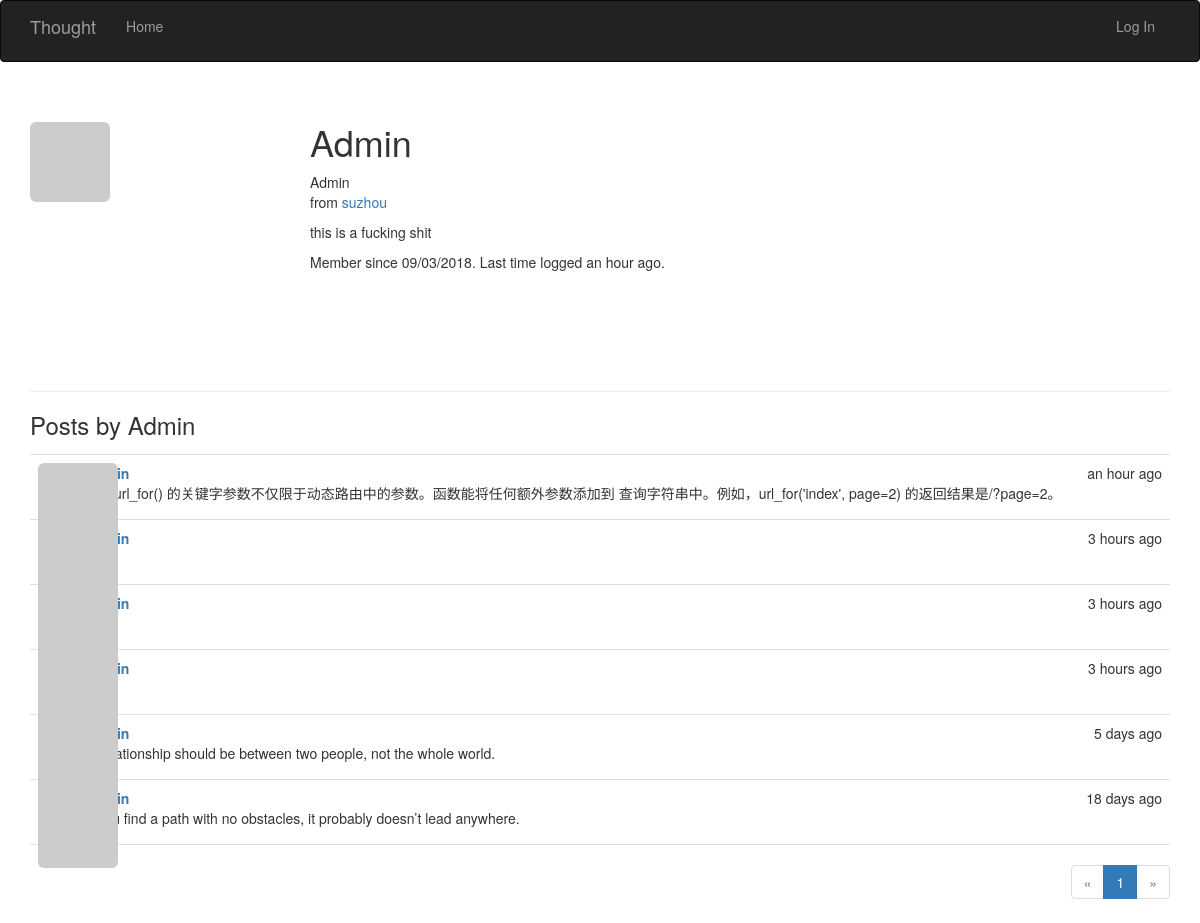
/user/Admin, run on the app's committed database.
### app/models.py (models this page shows, shortened)
class User(UserMixin, db.Model):
    __tablename__ = 'users'
    id = db.Column(db.Integer, primary_key=True)
    email = db.Column(db.String(64), unique=True, index=True)
    username = db.Column(db.String(64), unique=True, index=True)
    password_hash = db.Column(db.String(128))
    role_id = db.Column(db.Integer, db.ForeignKey('roles.id'))
    confirmed = db.Column(db.Boolean, default=False)
    name = db.Column(db.String(64))
    location = db.Column(db.String(64))
    about_me = db.Column(db.Text())
    member_since = db.Column(db.DateTime(), default=datetime.utcnow)
    last_seen = db.Column(db.DateTime(), default=datetime.utcnow)
    avatar_hash = db.Column(db.String(32))
    posts = db.relationship('Post', backref='author', lazy='dynamic')
    @property
    def password(self):
        raise AttributeError('password is not a readable attribute')
    def gravatar_hash(self):
        return hashlib.md5(self.email.lower().encode('utf-8')).hexdigest()
    def gravatar(self, size=100, default='identicon', rating='g'):
        url = 'https://secure.gravatar.com/avatar'
        hash = self.avatar_hash or self.gravatar_hash()
        return '{url}/{hash}?s={size}&d={default}&r={rating}'.format(
            url=url, hash=hash, size=size, default=default, rating=rating)

class Post(db.Model):
    __tablename__ = 'posts'
    id = db.Column(db.Integer, primary_key=True)
    body = db.Column(db.Text)
    timestamp = db.Column(db.DateTime, index=True, default=datetime.utcnow)
    author_id = db.Column(db.Integer, db.ForeignKey('users.id'))

### app/main/views.py (the view)
@main.route('/user/<username>')
def user(username):
    user = User.query.filter_by(username=username).first_or_404()
    page = request.args.get('page', 1, type=int)
    pagination = user.posts.order_by(Post.timestamp.desc()).paginate(
        page, per_page=current_app.config['FLASKY_POSTS_PER_PAGE'],
        error_out=False)
    posts = pagination.items
    return render_template('user.html', user=user, posts=posts, pagination=pagination)

### app/auth/views.py (called while the page is built)
@auth.before_app_request
def before_request():
    if current_user.is_authenticated:
        current_user.ping()
        if not current_user.confirmed \
                and request.blueprint != 'auth' \
                and request.endpoint != 'static':
            return redirect(url_for('auth.unconfirmed'))

### app/main/__init__.py (called while the page is built)
@main.app_context_processor
def inject_permissions():
    return dict(Permission=Permission)

### app/models.py (called while the page is built)
    def is_administrator(self):
        return False

### app/templates/user.html (shortened to what this page needs)
{% extends "base.html" %}
{% import "bootstrap/wtf.html" as wtf %}
{% import "_macros.html" as macros %}
{% block page_content %}
    <div class="page-header">
        <img class="img-rounded profile-thumbnail" src="{{ user.gravatar(size=230) }}">
        <div class="profile-header">
            <h1>{{ user.username }}</h1>
            {% if user.name or user.location %}
                <p>
                    {% if user.name %}{{ user.name }}<br>{% endif %}
                    {% if user.location %}
                        from <a href="http://map.baidu.com/">{{ user.location }}</a><br>
                    {% endif %}
                </p>
            {% endif %}
            {% if user.about_me %}<p>{{ user.about_me }}</p>{% endif %}
            <p>
                Member since {{ moment(user.member_since).format('L') }}.
                Last time logged {{ moment(user.last_seen).fromNow() }}.
            </p>
        </div>
    </div>
    <h3>Posts by {{ user.username }}</h3>
     {% include '_posts.html' %}
     <div class="pagination">
        {{ macros.pagination_widget(pagination, '.user',username=user.username) }}
    </div>
{% endblock %}

### app/templates/_posts.html (shortened to what this page needs)
<ul class="posts">
        {% for post in posts %}
            <li class="post">
                <div class="profile-thumbnail">
                    <a href="{{ url_for('.user', username=post.author.username) }}">
                        <img class="img-rounded profile-thumbnail"
                        src="{{ post.author.gravatar(size=40) }}">
                    </a>
                </div>
                <div class="post-content">
                    <div class="post-date">{{ moment(post.timestamp).fromNow() }}</div>
                    <div class="post-author">
                        <a href="{{ url_for('.user', username=post.author.username) }}">
                        </a>
                    </div>
                    <div class="post-body">{{ post.body }}</div>
                </div>
            </li>
        {% endfor %}
    </ul>

### app/static/styles.css (style rules this page uses)
.profile-thumbnail { position: absolute; }
.profile-header { min-height: 260px; margin-left: 280px; }
ul.posts { list-style-type: none; padding: 0px; margin: 16px 0px 0px 0px; border-top: 1px solid #e0e0e0; }
ul.posts li.post { padding: 8px; border-bottom: 1px solid #e0e0e0; }
div.post-date { float: right; }
div.post-author { font-weight: bold; }
div.post-content { margin-left: 48px; min-height: 48px; }
div.pagination { width: 100%; text-align: right; padding: 0px; margin: 0px; }

### data on the page
User: username "Admin", name "Admin", location "suzhou", about_me "this is a fucking shit", member_since "09/03/2018", last_seen "an hour ago"
Post: timestamp "an hour ago", body "传入url_for() 的关键字参数不仅限于动态路由中的参数。函数能将任何额外参数添加到 查询字符串中。例如，url_for('index', page=2) 的返回结果是/?page=2。"
Post: timestamp "3 hours ago"
Post: timestamp "3 hours ago"
Post: timestamp "3 hours ago"
Post: timestamp "5 days ago", body "A relationship should be between two people, not the whole world."
Post: timestamp "18 days ago", body "If you find a path with no obstacles, it probably doesn’t lead anywhere."

### other printed values
{{ p }} "1"
